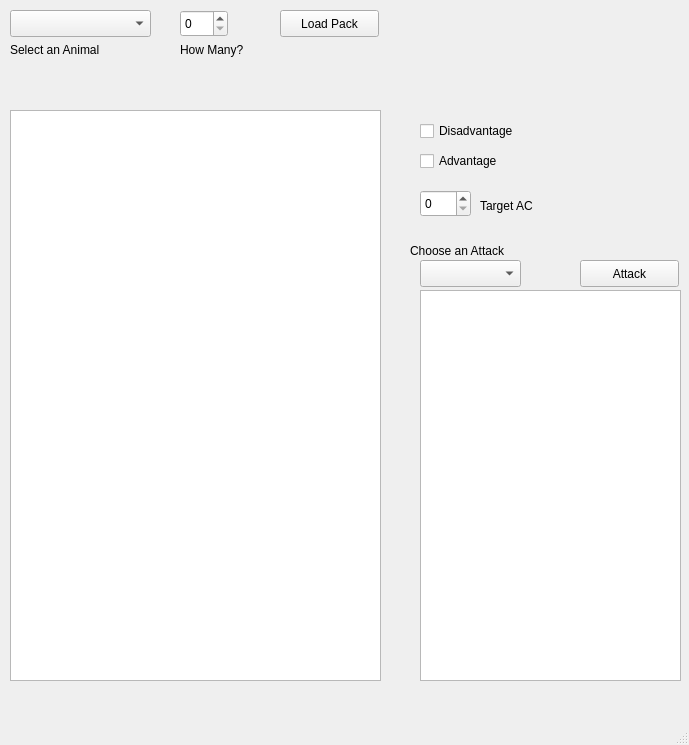
<?xml version="1.0" encoding="UTF-8"?>
<ui version="4.0">
 <class>MainWindow</class>
 <widget class="QMainWindow" name="MainWindow">
  <property name="geometry">
   <rect>
    <x>0</x>
    <y>0</y>
    <width>689</width>
    <height>745</height>
   </rect>
  </property>
  <property name="windowTitle">
   <string>MainWindow</string>
  </property>
  <widget class="QWidget" name="centralwidget">
   <widget class="QLabel" name="labelAttackName">
    <property name="geometry">
     <rect>
      <x>410</x>
      <y>240</y>
      <width>121</width>
      <height>21</height>
     </rect>
    </property>
    <property name="text">
     <string>Choose an Attack</string>
    </property>
   </widget>
   <widget class="QLabel" name="labelAnimalName">
    <property name="geometry">
     <rect>
      <x>10</x>
      <y>40</y>
      <width>141</width>
      <height>20</height>
     </rect>
    </property>
    <property name="text">
     <string>Select an Animal</string>
    </property>
   </widget>
   <widget class="QLabel" name="labelTargetAC">
    <property name="geometry">
     <rect>
      <x>480</x>
      <y>190</y>
      <width>71</width>
      <height>31</height>
     </rect>
    </property>
    <property name="text">
     <string>Target AC</string>
    </property>
   </widget>
   <widget class="QLabel" name="labelAnimalNum">
    <property name="geometry">
     <rect>
      <x>180</x>
      <y>40</y>
      <width>71</width>
      <height>20</height>
     </rect>
    </property>
    <property name="text">
     <string>How Many?</string>
    </property>
   </widget>
   <widget class="QComboBox" name="inputAttackName">
    <property name="geometry">
     <rect>
      <x>420</x>
      <y>260</y>
      <width>101</width>
      <height>27</height>
     </rect>
    </property>
   </widget>
   <widget class="QPushButton" name="buttonAttack">
    <property name="geometry">
     <rect>
      <x>580</x>
      <y>260</y>
      <width>99</width>
      <height>27</height>
     </rect>
    </property>
    <property name="text">
     <string>Attack</string>
    </property>
   </widget>
   <widget class="QTextEdit" name="outputAnimalInfo">
    <property name="geometry">
     <rect>
      <x>10</x>
      <y>110</y>
      <width>371</width>
      <height>571</height>
     </rect>
    </property>
   </widget>
   <widget class="QPushButton" name="buttonLoadPack">
    <property name="geometry">
     <rect>
      <x>280</x>
      <y>10</y>
      <width>99</width>
      <height>27</height>
     </rect>
    </property>
    <property name="text">
     <string>Load Pack</string>
    </property>
   </widget>
   <widget class="QSpinBox" name="inputAnimalNum">
    <property name="geometry">
     <rect>
      <x>180</x>
      <y>10</y>
      <width>48</width>
      <height>27</height>
     </rect>
    </property>
   </widget>
   <widget class="QSpinBox" name="inputTargetAC">
    <property name="geometry">
     <rect>
      <x>420</x>
      <y>190</y>
      <width>51</width>
      <height>27</height>
     </rect>
    </property>
   </widget>
   <widget class="QComboBox" name="inputAnimalName">
    <property name="geometry">
     <rect>
      <x>10</x>
      <y>10</y>
      <width>141</width>
      <height>27</height>
     </rect>
    </property>
   </widget>
   <widget class="QCheckBox" name="inputDisadvantage">
    <property name="geometry">
     <rect>
      <x>420</x>
      <y>120</y>
      <width>121</width>
      <height>22</height>
     </rect>
    </property>
    <property name="text">
     <string>Disadvantage</string>
    </property>
   </widget>
   <widget class="QCheckBox" name="inputAdvantage">
    <property name="geometry">
     <rect>
      <x>420</x>
      <y>150</y>
      <width>101</width>
      <height>22</height>
     </rect>
    </property>
    <property name="text">
     <string>Advantage</string>
    </property>
   </widget>
   <widget class="QTextEdit" name="outputAttack">
    <property name="geometry">
     <rect>
      <x>420</x>
      <y>290</y>
      <width>261</width>
      <height>391</height>
     </rect>
    </property>
   </widget>
  </widget>
  <widget class="QMenuBar" name="menubar">
   <property name="geometry">
    <rect>
     <x>0</x>
     <y>0</y>
     <width>689</width>
     <height>25</height>
    </rect>
   </property>
  </widget>
  <widget class="QStatusBar" name="statusbar"/>
 </widget>
 <resources/>
 <connections/>
</ui>
